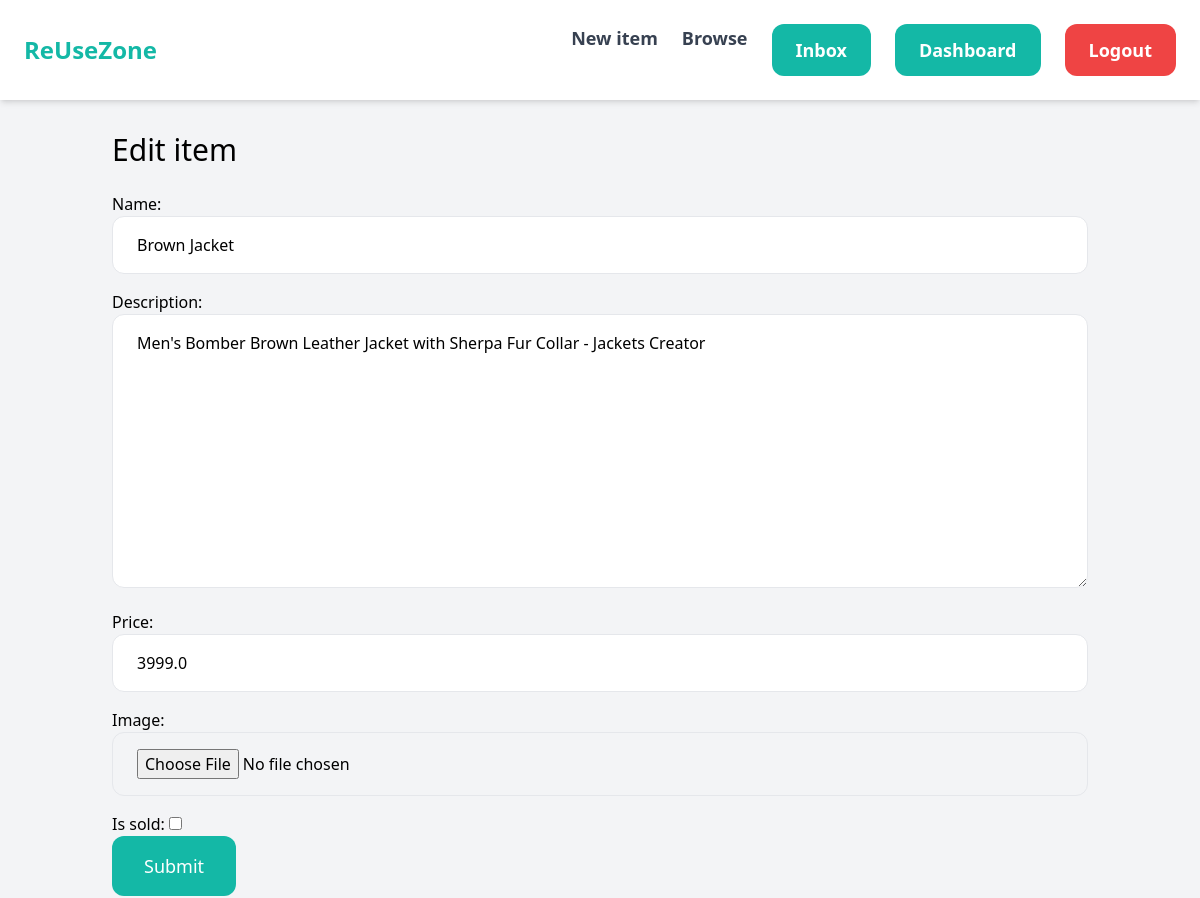
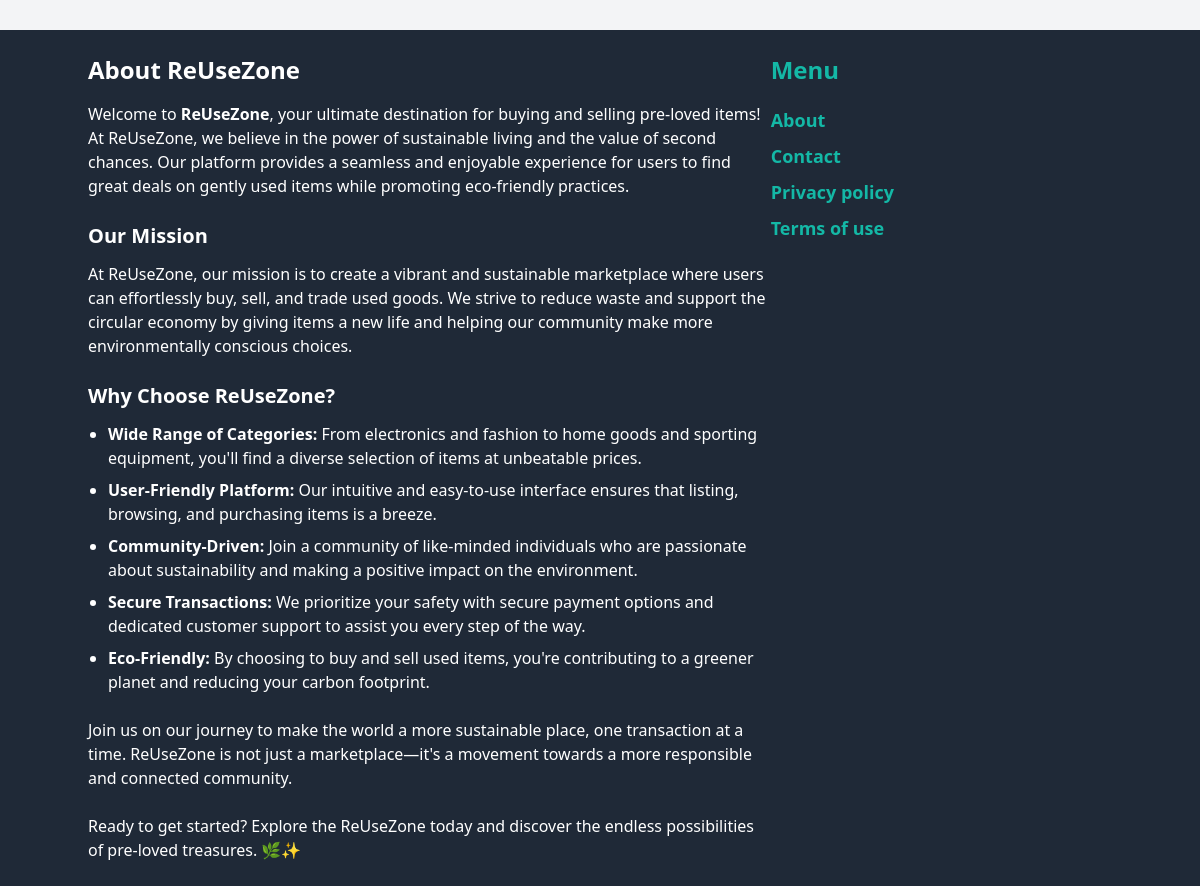
The app's page /items/2/edit/ (signed in) with its own data (2 pictures, top to bottom).
### item/models.py (models this page shows, shortened)
class Item(models.Model):
    category = models.ForeignKey(Category, related_name='items', on_delete=models.CASCADE)
    name = models.CharField(max_length=255)
    description = models.TextField(blank=True, null=True)
    price = models.FloatField()
    image = models.ImageField(upload_to='item_images', blank=True, null=True)
    is_sold = models.BooleanField(default=False)
    created_by = models.ForeignKey(User, related_name='items', on_delete=models.CASCADE)
    created_at = models.DateTimeField(auto_now_add=True)

### item/views.py (the view)
# urls.py: path('<int:pk>/edit/', views.edit, name='edit'),
@login_required
def edit(request, pk):
    item = get_object_or_404(Item, pk=pk, created_by=request.user)
    if request.method == 'POST':
        form = NewItemForm(request.POST, request.FILES, instance=item)
        if form.is_valid():
            form.save()
            return redirect('item:detail', pk=item.id)
    else:
        form = EditItemForm(instance=item)
    return render(request, 'item/form.html', {
        'form': form,
        'title': 'Edit item',
    })

### item/forms.py
class EditItemForm(forms.ModelForm):
    class Meta:
        model = Item
        fields = ('name','description','price','image','is_sold')
        widgets = {
            'name': forms.TextInput(attrs={
                'class': INPUT_CLASS
            }),
            'description': forms.Textarea(attrs={
                'class': INPUT_CLASS
            }),
            'price': forms.TextInput(attrs={
                'class': INPUT_CLASS
            }),
            'image': forms.FileInput(attrs={
                'class': INPUT_CLASS
            })
        }

### item/templates/item/form.html (shortened to what this page needs)
{% extends 'core/base.html' %}
{% block content %}
<h1 class="mb-6 text-3xl">{{ title }}</h1>
<form method="post" action="." enctype="multipart/form-data">
    <div class="space-y-4">
        {{ form.as_p}}
    </div>
        <button class="py-4 px-8 text-lg bg-teal-500 hover:bg-teal-700 rounded-xl text-white">Submit</button>
</form>
{% endblock %}

### records on screen
Item: name "Brown Jacket", description "Men's Bomber Brown Leather Jacket with Sherpa Fur Collar - Jackets Creator", price "3999.0"

### other values on screen
{{ title }} "Edit item"
